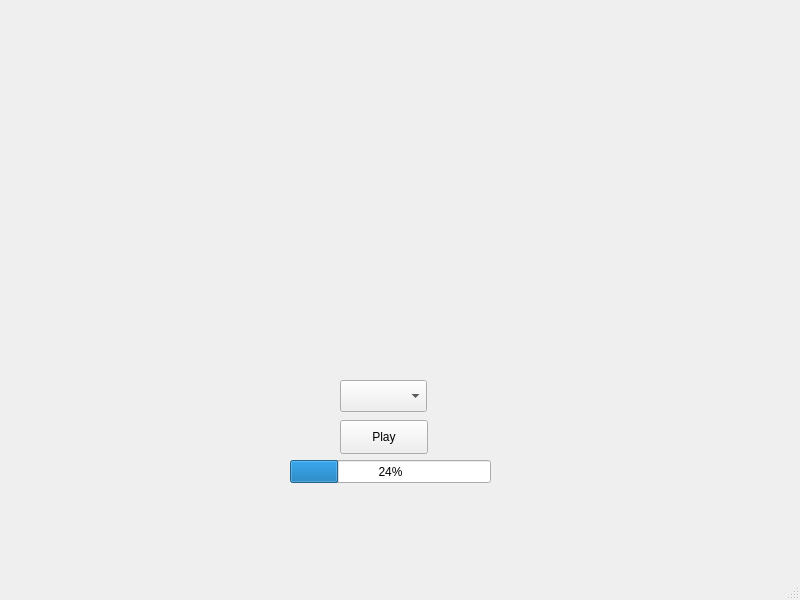
<?xml version="1.0" encoding="UTF-8"?>
<ui version="4.0">
 <class>MainWindow</class>
 <widget class="QMainWindow" name="MainWindow">
  <property name="geometry">
   <rect>
    <x>0</x>
    <y>0</y>
    <width>800</width>
    <height>600</height>
   </rect>
  </property>
  <property name="windowTitle">
   <string>MainWindow</string>
  </property>
  <widget class="QWidget" name="centralwidget">
   <widget class="QPushButton" name="pushButton">
    <property name="geometry">
     <rect>
      <x>340</x>
      <y>420</y>
      <width>88</width>
      <height>34</height>
     </rect>
    </property>
    <property name="text">
     <string>Play</string>
    </property>
   </widget>
   <widget class="QComboBox" name="comboBox">
    <property name="geometry">
     <rect>
      <x>340</x>
      <y>380</y>
      <width>87</width>
      <height>32</height>
     </rect>
    </property>
   </widget>
   <widget class="QProgressBar" name="progressBar">
    <property name="geometry">
     <rect>
      <x>290</x>
      <y>460</y>
      <width>201</width>
      <height>23</height>
     </rect>
    </property>
    <property name="value">
     <number>24</number>
    </property>
   </widget>
  </widget>
  <widget class="QStatusBar" name="statusbar"/>
 </widget>
 <resources/>
 <connections/>
</ui>
